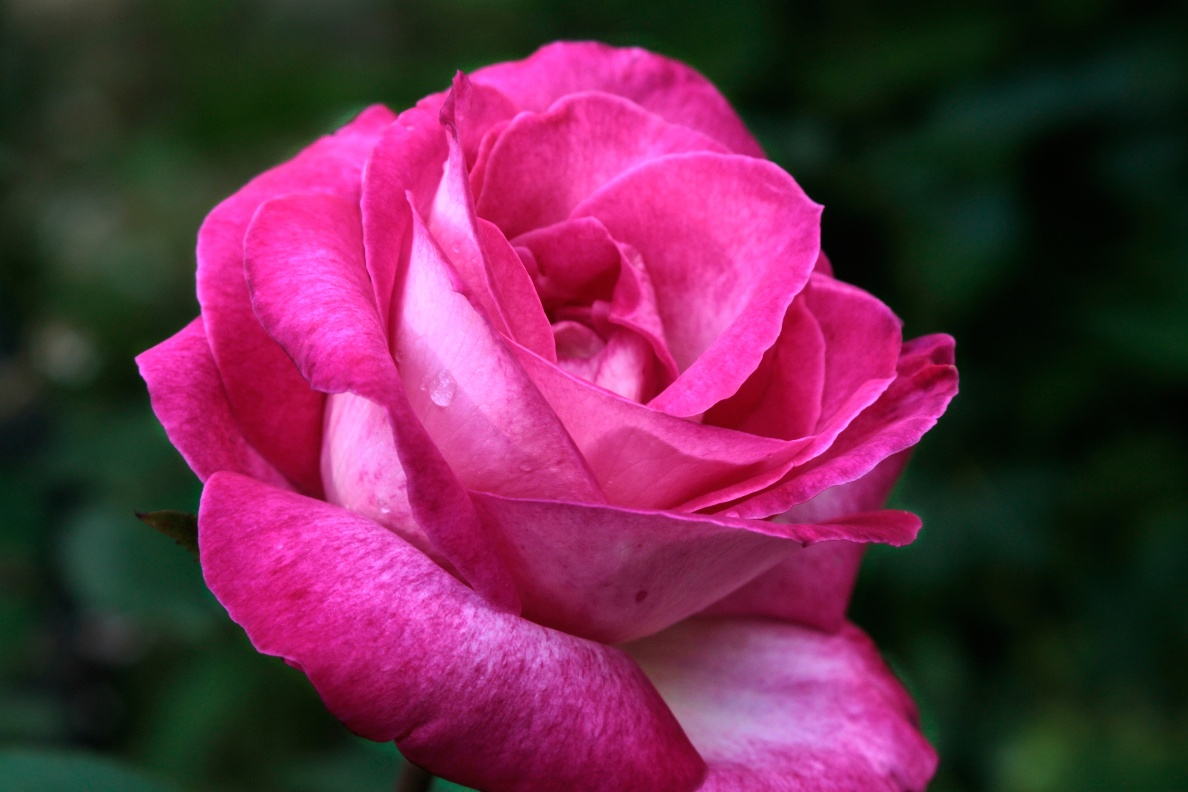
#> input picture ch3/rose.png, 1188 x 792 px
$ python 3affine.py
#> lines starting #> are read from the running program, lines starting #| are printed output that depends on the picture
import cv2 as cv
import numpy as np

img = cv.imread('rose.png')
#> img is the input picture: shape (792, 1188, 3); mean B, G, R 74.2, 43.7, 103.8

rows, cols = img.shape[:2]  # shape은 영상의 크기(세로, 가로)
#> rows = 792; cols = 1188

# 좌우 대칭
src_points = np.float32([[0, 0], [cols - 1, 0], [0, rows - 1]])
#> src_points = [[0, 0], [1187, 0], [0, 791]]
dst_points = np.float32([[cols - 1, 0], [0, 0], [cols - 1, rows - 1]])
#> dst_points = [[1187, 0], [0, 0], [1187, 791]]

# 상하 대칭
src_points = np.float32([[0, 0], [cols - 1, 0], [0, rows - 1]])
dst_points = np.float32([[0, rows - 1], [cols - 1, rows - 1], [0, 0]])
#> dst_points = [[0, 791], [1187, 791], [0, 0]]

# 원점 대칭
src_points = np.float32([[0, 0], [0, rows - 1], [cols - 1, 0]])
dst_points = np.float32([[cols - 1, rows - 1], [cols - 1, 0], [0, rows - 1]])

# 90 반시계방향 rotate
src_points = np.float32([[0, 0], [0, rows - 1], [cols - 1, 0]])
dst_points = np.float32([[0, cols - 1], [rows - 1, cols - 1], [0, 0]])

affine_matrix = cv.getAffineTransform(src_points, dst_points)
# img_symmetry = cv.warpAffine(img, affine_matrix, (cols, rows))  # 3번째 인자는 출력 영상의 크기(가로, 세로)
img_symmetry = cv.warpAffine(img, affine_matrix, (rows, cols))  # 반시계 방향 rotate
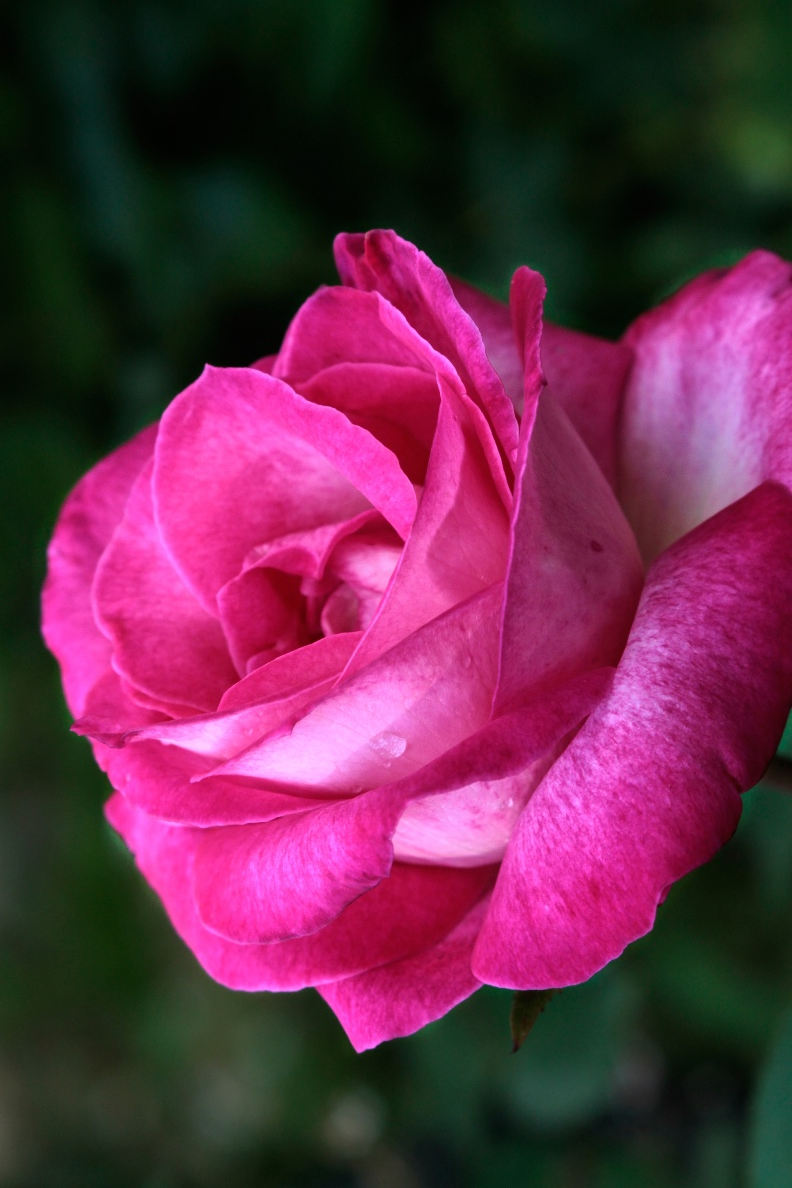
#> img_symmetry: shape (1188, 792, 3); mean B, G, R 74.2, 43.7, 103.8

cv.imshow('Original', img)
cv.imshow('Symmetry', img_symmetry)

cv.waitKey()
cv.destroyAllWindows()

$ run again, with ch3/CT-brain-image.jpg saved as ch3/rose.png
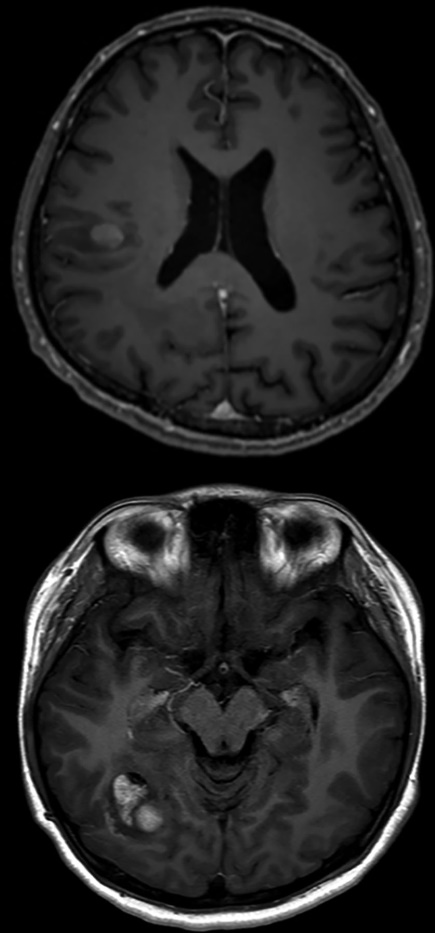
#> input picture ch3/CT-brain-image.jpg, 435 x 933 px
#> img is the input picture: shape (933, 435, 3); min 0, max 255, mean 35
#> `img_symmetry = cv.warpAffine(img, affine_matrix, (rows, cols))`:
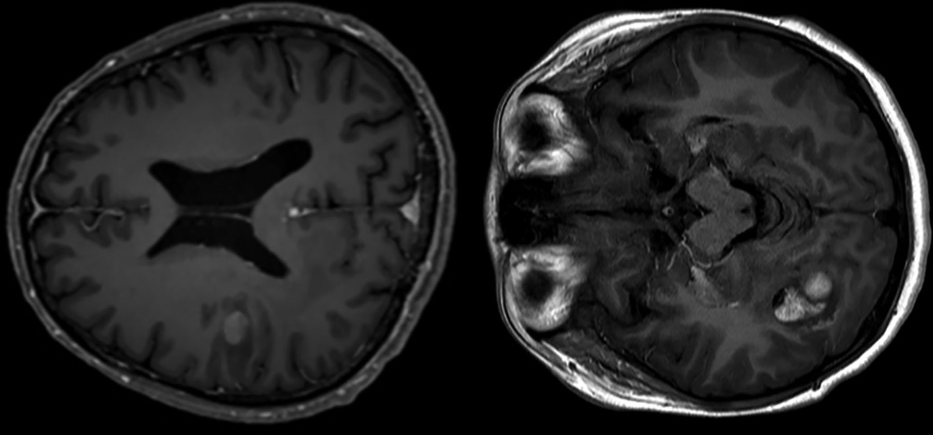
#> img_symmetry: shape (435, 933, 3); min 0, max 255, mean 35
